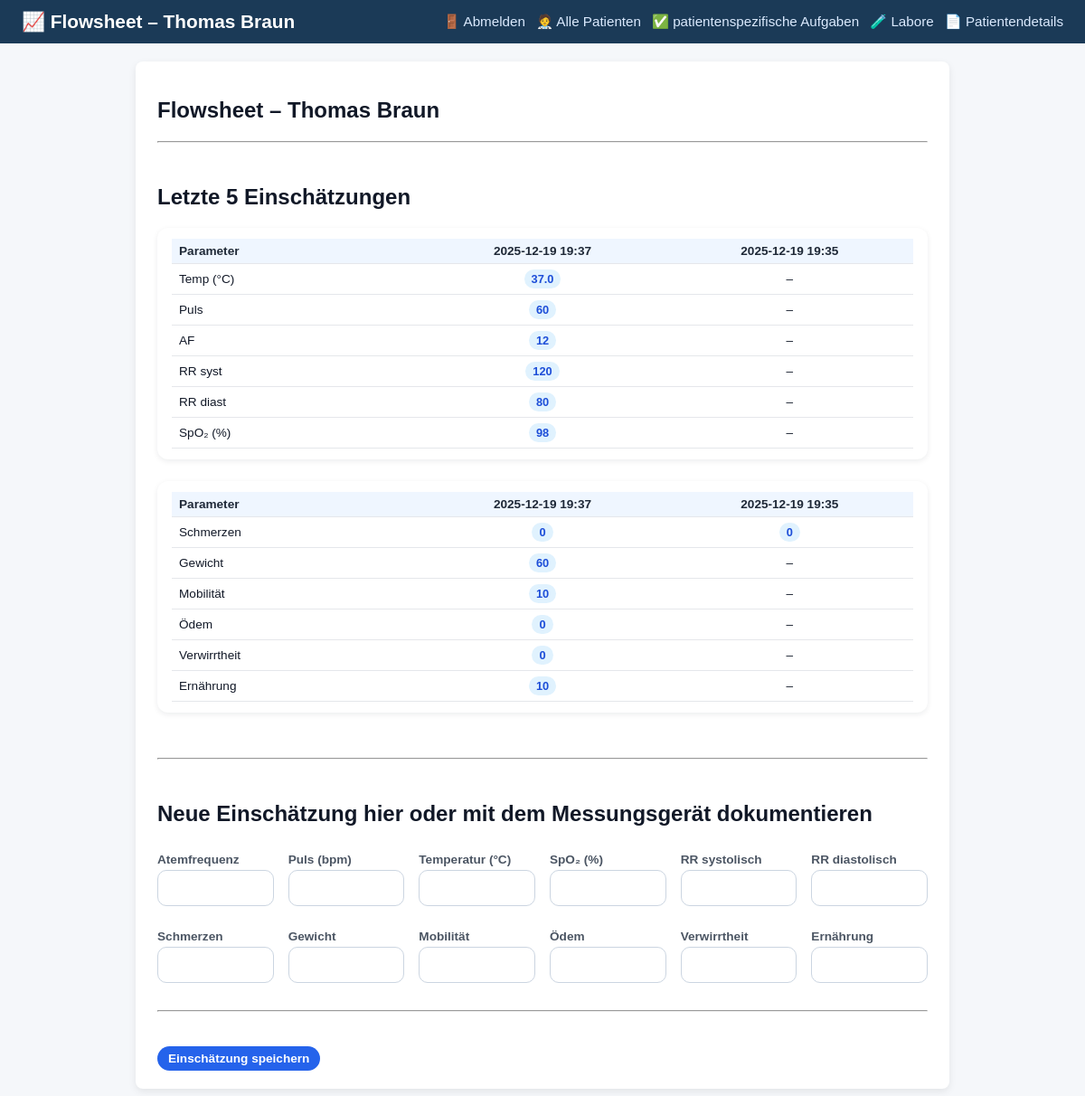
The app's page /patient/2/flowsheet, older data.
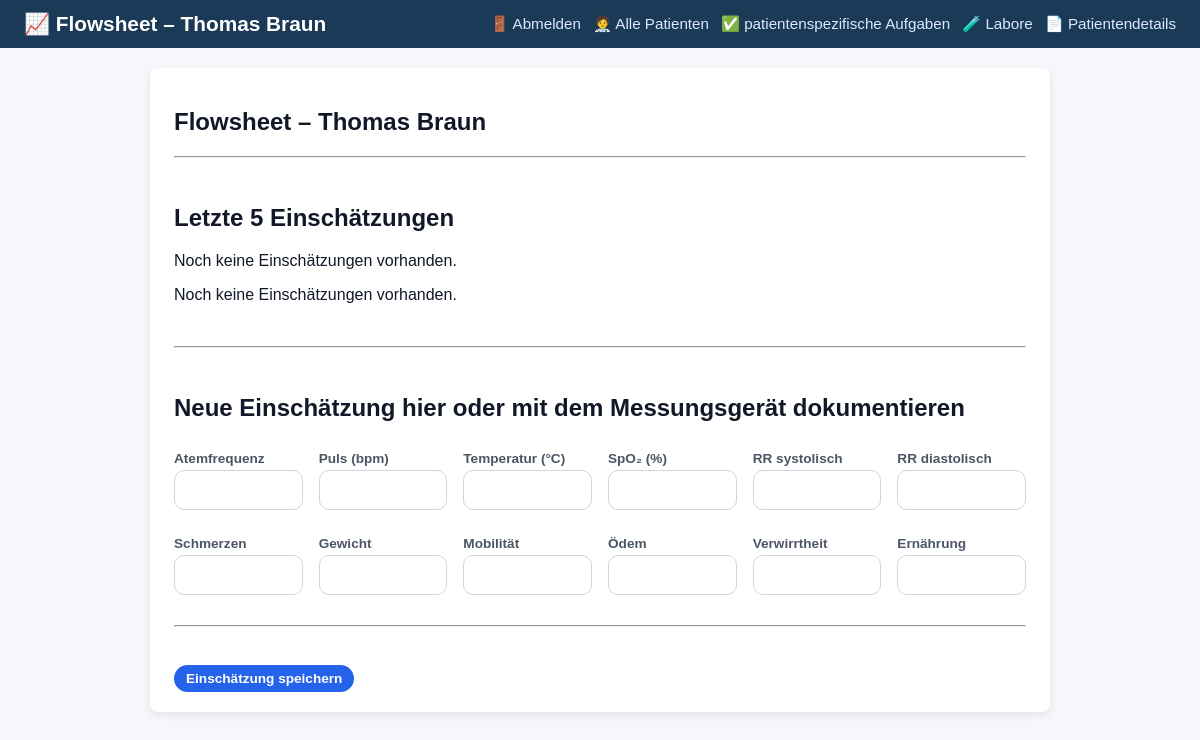
The same page, newer data.
### tables this page shows
CREATE TABLE assessments (
    id INTEGER PRIMARY KEY AUTOINCREMENT,
    patient_id INTEGER NOT NULL,
    created_at TEXT,
    author TEXT,

    -- Vital signs
    temperature REAL,
    heart_rate INTEGER,
    respiration_rate INTEGER,
    systolic_bp INTEGER,
    diastolic_bp INTEGER,
    oxygen_sat INTEGER,
    weight INTEGER,

    -- Symptom / risk scales
    pain INTEGER,
    mobility INTEGER,
    edema INTEGER,
    confusion INTEGER,
    nutrition INTEGER,

    -- Body systems notes
    skin TEXT,
    cardiac TEXT,
    respiratory TEXT,
    endocrine TEXT,
    lymphatic TEXT,
    musculoskeletal TEXT,
    neuro TEXT,
    gastro TEXT,
    other_notes TEXT,

    FOREIGN KEY (patient_id) REFERENCES patients(id)
);

### app.py (the view, shortened to what this page needs)
@app.route("/patient/<int:patient_id>/flowsheet", methods=["GET", "POST"])
def flowsheet(patient_id):
    conn = get_connection()
    cur = conn.cursor()
    cur.execute("SELECT * FROM patients WHERE id = ?;", (patient_id,))
    patient = cur.fetchone()
    cur.execute("""
            SELECT alert, severity, created_at
            FROM ai_alerts
            WHERE patient_id = ?
            ORDER BY datetime(created_at) DESC;
        """, (patient_id,))
    alerts = cur.fetchall()
    cur.execute("""
        SELECT *
        FROM assessments
        WHERE patient_id = ?
        ORDER BY datetime(created_at) DESC
        LIMIT 5;
    """, (patient_id,))
    recent_assessments = cur.fetchall()
    current_nurse = get_current_nurse(conn)
    conn.close()
    return render_template(
        "flowsheet.html",
        alerts=alerts,
        patient=patient,
        recent_assessments=recent_assessments,
        current_nurse=current_nurse,
    )

### app.py (called while the page is built, shortened)
def get_connection():
    conn = sqlite3.connect(DB_PATH)
    conn.row_factory = sqlite3.Row
    return conn

def get_current_nurse(conn=None):
    nurse_id = session.get("current_nurse_id")
    if not nurse_id:
        return None

### templates/flowsheet.html (shortened to what the changed rows need)
<!DOCTYPE html>
<html lang="en">
<head>
    <link rel="stylesheet" href="{{ url_for('static', filename='styles.css') }}">
</head>
<body>
<div class="container">
    <h2>Flowsheet – {{ patient.name }}</h2>
    <hr><br>
   <h2>Letzte 5 Einschätzungen</h2>
{% if recent_assessments %}
<div class="vitals-history-card">
    <table class="vitals-history-table">
        <thead>
            <tr>
                <th>Parameter</th>
                {% for a in recent_assessments %}
                    <th>{{ a["created_at"].replace("T", " ") }}</th>
                {% endfor %}
            </tr>
        </thead>
        <tbody>
            <tr>
                <td>Temp (°C)</td>
                {% for a in recent_assessments %}
                    <td>
                        {% if a.temperature is not none %}
                            <span class="vital-chip and {% if a.temperature < 36 or a.temperature > 38 %}vital-high{% endif %}">
                                {{ a.temperature }}</span>
                        {% else %}–{% endif %}
                    </td>
                {% endfor %}
            </tr>
            <tr>
                <td>Puls</td>
                {% for a in recent_assessments %}
                    <td>
                        {% if a.heart_rate is not none %}
                            <span class="vital-chip and {% if a.heart_rate < 60 or a.heart_rate > 110 %}vital-high{% endif %}">
                                {{ a.heart_rate }}</span>
                        {% else %}–{% endif %}
                    </td>
                {% endfor %}
            </tr>
            <tr>
                <td>AF</td>
                {% for a in recent_assessments %}
                    <td>
                        {% if a.respiration_rate is not none %}
                            <span class="vital-chip {% if a.respiration_rate < 12 or a.respiration_rate > 20 %}vital-high{% endif %}">
                                {{ a.respiration_rate }}
                            </span>
                        {% else %}–{% endif %}
                    </td>
                {% endfor %}
            </tr>
            <tr>
                <td>RR syst</td>
                {% for a in recent_assessments %}
                    <td>
                        {% if a.systolic_bp is not none %}
                            <span class="vital-chip {% if a.systolic_bp < 90 or a.systolic_bp > 140 %}vital-high{% endif %}">
                                {{ a.systolic_bp }}
                            </span>
                        {% else %}–{% endif %}
                    </td>
                {% endfor %}
            </tr>
                <tr>
                    <td>RR diast</td>
                    {% for a in recent_assessments %}
                        <td>
                            {% if a.diastolic_bp is not none %}
                                <span class="vital-chip {% if a.diastolic_bp < 60 or a.diastolic_bp > 90 %}vital-high{% endif %}">
                                    {{ a.diastolic_bp }}
                                </span>
                            {% else %}–{% endif %}
                        </td>
                    {% endfor %}
                </tr>
                <tr>
                    <td>SpO₂ (%)</td>
                    {% for a in recent_assessments %}
                        <td>
                            {% if a.oxygen_sat is not none %}
                                <span class="vital-chip {% if a.oxygen_sat < 90 %}vital-high{% endif %}">
                                    {{ a.oxygen_sat }}
                                </span>
                            {% else %}–{% endif %}
                        </td>
                    {% endfor %}
                </tr>
            </tbody>
    </table>
</div>
{% else %}
    <p>Noch keine Einschätzungen vorhanden.</p>
{% endif %}
            {% if recent_assessments %}
<div class="vitals-history-card">
    <table class="vitals-history-table">
        <thead>
            <tr>
                <th>Parameter</th>
                {% for a in recent_assessments %}
                    <th>{{ a["created_at"].replace("T", " ") }}</th>
                {% endfor %}
            </tr>
        </thead>
        <tbody>
                <tr>
                    <td>Schmerzen</td>
                    {% for a in recent_assessments %}
                        <td>
                            {% if a.pain is not none %}
                                <span class="vital-chip {% if a.pain > 6 %}vital-high{% endif %}">
                                    {{ a.pain }}
                                </span>
                            {% else %}–{% endif %}
                        </td>
                    {% endfor %}
                </tr>
                <tr>
                    <td>Gewicht</td>
                    {% for a in recent_assessments %}
                        <td>
                            {% if a.weight is not none %}
                                <span class="vital-chip {% if a.weight > 90 %}vital-high{% endif %}">
                                    {{ a.weight }}
                                </span>
                            {% else %}–{% endif %}
                        </td>
                    {% endfor %}
                </tr>
                 <tr>
                    <td>Mobilität</td>
                    {% for a in recent_assessments %}
                        <td>
                            {% if a.mobility is not none %}
                                <span class="vital-chip {% if a.mobility < 3 %}vital-high{% endif %}">
                                    {{ a.mobility }}
                                </span>
                            {% else %}–{% endif %}
                        </td>
                    {% endfor %}
                </tr>
                 <tr>
                    <td>Ödem</td>
                    {% for a in recent_assessments %}
                        <td>
                            {% if a.edema is not none %}
                                <span class="vital-chip {% if a.edema > 8 %}vital-high{% endif %}">
                                    {{ a.edema }}
                                </span>
                            {% else %}–{% endif %}
                        </td>
                    {% endfor %}
                </tr>
                 <tr>
                    <td>Verwirrtheit</td>
                    {% for a in recent_assessments %}
                        <td>
                            {% if a.confusion is not none %}
                                <span class="vital-chip {% if a.confusion > 8 %}vital-high{% endif %}">
                                    {{ a.confusion }}
                                </span>
                            {% else %}–{% endif %}
                        </td>
                    {% endfor %}
                </tr>
                 <tr>
                    <td>Ernährung</td>
                    {% for a in recent_assessments %}
                        <td>
                            {% if a.nutrition is not none %}
                                <span class="vital-chip {% if a.nutrition < 4 %}vital-high{% endif %}">
                                    {{ a.nutrition }}
                                </span>
                            {% else %}–{% endif %}
                        </td>
                    {% endfor %}
                </tr>
        </tbody>
    </table>
</div>
{% else %}
    <p>Noch keine Einschätzungen vorhanden.</p>
{% endif %}
    <br><hr><br>
    <h2>Neue Einschätzung hier oder mit dem Messungsgerät dokumentieren </h2>
    <form action="{{ url_for('flowsheet', patient_id=patient.id) }}" method="POST">
        <div class="table-wrapper vitals-card">
            </div>
    <br><hr><br>
<button type="submit" class="btn-primary">Einschätzung speichern</button>
   </form>
    </div>
</body>
</html>

Row changes from the older to the newer data that the page shows:
removed assessments: created_at.replace "2025-12-19 19:37", temperature "37.0", heart_rate "60", respiration_rate "12", systolic_bp "120", diastolic_bp "80", oxygen_sat "98", pain "0", weight "60", mobility "10", edema "0", confusion "0", nutrition "10"
removed assessments: created_at.replace "2025-12-19 19:35", pain "0"
Text that changed along with them:
text no longer shown: "Parameter Temp (°C) Puls AF RR syst RR diast SpO₂ (%) Parameter Schmerzen Gewicht Mobilität Ödem Verwirrtheit Ernährung"
text now shown: "Noch keine Einschätzungen vorhanden. Noch keine Einschätzungen vorhanden."
